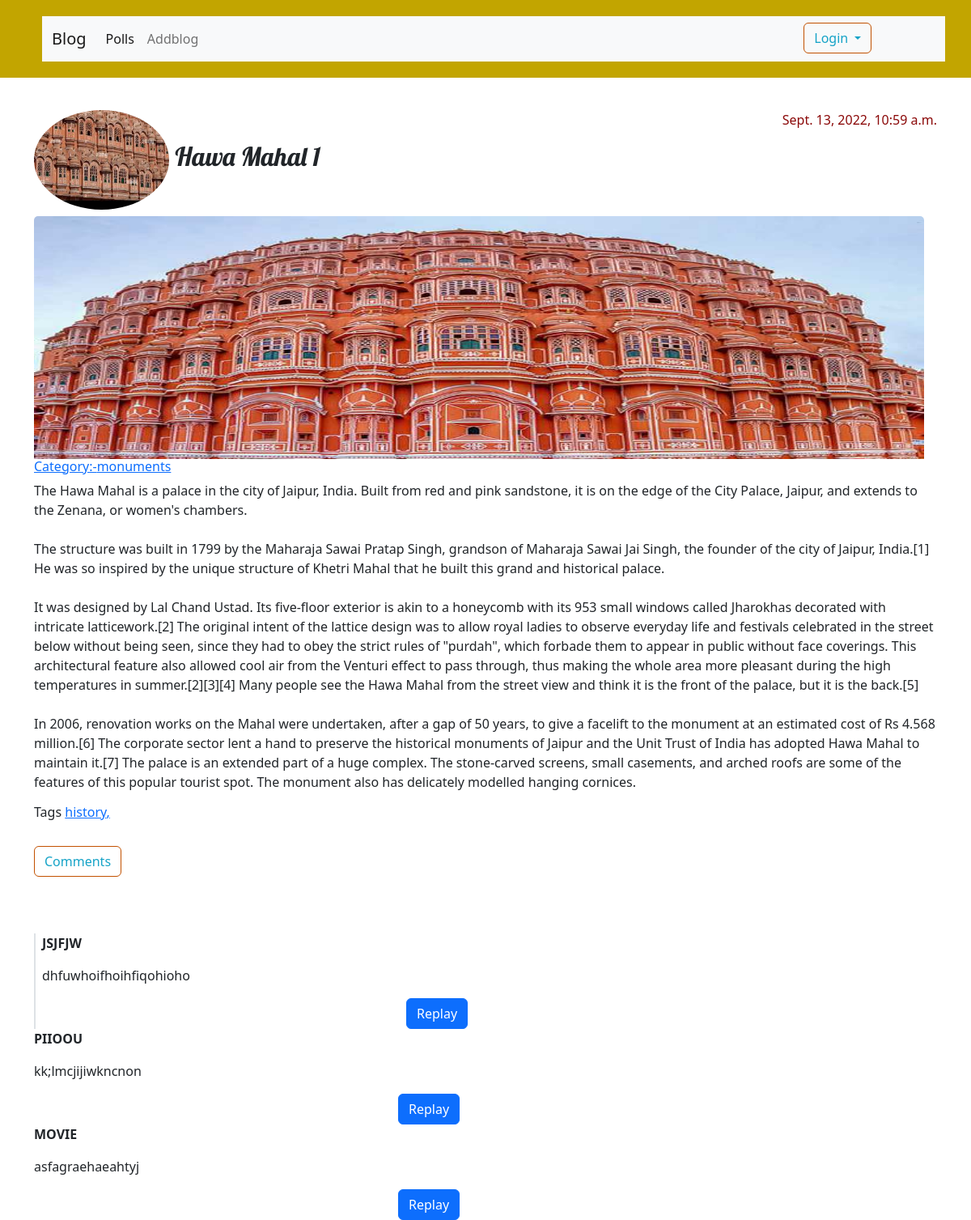
The page /post/hawa-mahal/detail/ on the database its author committed.
### blog/models.py (models this page shows, shortened)
class Post(models.Model):
    author = models.ForeignKey(settings.AUTH_USER_MODEL, on_delete=models.CASCADE)
    title = models.CharField(max_length=200)
    text = models.TextField(null=True,blank=True)
    thumbnail = models.ImageField(upload_to='thumbnail/')
    feature = models.ImageField(upload_to ='feature/')
    created_date = models.DateTimeField(default=timezone.now)
    published_date = models.DateTimeField(blank=True, null=True)
    category = models.ForeignKey(CategoryTable,on_delete=models.CASCADE)
    tag =models.ManyToManyField(Tags)
    slug = AutoSlugField(populate_from='title' ,unique=True)

class CategoryTable(models.Model):
    name =models.CharField(max_length=250)
    slug = AutoSlugField(populate_from = 'name' ,unique=True)
    def __str__(self):
        return self.name

class Tags(models.Model):
    name =models.CharField(max_length=250)
    slug = AutoSlugField(populate_from='name',unique=True)

class Comment(models.Model):
    post = models.ForeignKey(Post, related_name='comments', on_delete=models.CASCADE)
    name = models.CharField(max_length=200,null=True, blank=True)
    email = models.EmailField(max_length=200, blank=True)
    body = models.TextField(null=True,blank=True)
    active = models.BooleanField(default=True)
    parent = models.ForeignKey('self', null=True, blank=True, on_delete= models.CASCADE ,related_name='replies')
    class meta:
        ordering = ('created')

### blog/views.py (the view, shortened to what this page needs)
# urls.py: path('post/<str:slug>/detail/', views.post_detail, name='post_detail'),
def post_detail(request, slug):
	post = get_object_or_404(Post, slug=slug)
	comments = post.comments.filter(parent__isnull=True)
	comment_form= CommentForm()
	return render(request, 'blog/post_detail.html', {'post': post, 'comments': comments,'comment_form': comment_form})

### blog/forms.py
class CommentForm(forms.ModelForm):
    class Meta:
        model = Comment
        fields = ('name', 'email', 'body')

### blog/templates/blog/post_detail.html (shortened to what this page needs)
{% extends 'blog/base.html' %}
{% block content %}
<article class="post">
    {% if post.published_date %}
    <time class="date">
        {{ post.published_date }}
    </time>
    {% endif %}
    <h2><img src="{{post.thumbnail.url}}" alt="post.title" style="border-radius: 50%; width:15%">
        {{ post.title }}</h2>
    <img src="{{post.feature.url}}" width="1100" height="300">
    <h6><a href="{% url 'category_list' slug=post.slug %}">Category:-{{ post.category }}</a></h6>
    <p>{{ post.text|linebreaksbr }}</p>
    <h6>Tags
        {% for tag in post.tag.all %}<a href="{% url 'tags_list' slug=post.slug %}">{{ tag.name }},</a>
        {% endfor %}</h6>
        <br>
        <a class="btn btn-secondary" id="btn12">Comments</a>
</article>
<div class="border-0 border-start border-2 ps-2" id="{{comment.id}}">
    {% for comment in comments %}
    <div class="comment">
        <p class="info" ><b>{{ comment.name|upper }}</b></p>
        {{ comment.body|linebreaks }}
        <input class="btn btn-primary replyb{{ forloop.counter }}" type="submit" value="Replay" id="btn11" style="margin-left:450px ;">
    </div>
</div>
{% endfor %}
{% endblock %}

### blog/static/css/blog.css (style rules this page uses)
h1, h2, h3, h4 { font-family: 'Lobster' }
.date { color: #8b0909; }
.post { margin-bottom: 70px; }
.post > .date, .post > .actions { float: right; }
.btn-secondary, .btn-secondary:visited { color: #009bc2ea; background: none; border-color: #C25100; }
img { border-radius: 5px 5px 0 0; }

### rows shown on the page
Post: published_date "Sept. 13, 2022, 10:59 a.m.", thumbnail (picture), title "Hawa Mahal 1", feature (picture), category "monuments", text "The Hawa Mahal is a palace in the city of Jaipur, India. Built from red and pink sandstone, it is on the edge of the City Palace, Jaipur, and extends to the Zenana, or women's chambers. The structure was built in 1799 by the Maharaja Sawai Pratap Singh, grandson of Maharaja Sawai Jai Singh, the founder of the city of Jaipur, India.[1] He was so inspired by the unique structure of Khetri Mahal that he built this grand and historical palace. It was designed by Lal Chand Ustad. Its five-floor exterior is akin to a honeycomb with its 953 small windows called Jharokhas decorated with intricate latticework.[2] The original intent of the lattice design was to allow royal ladies to observe everyday…"
Tags: name "history"
Comment: name "JSJFJW", body "dhfuwhoifhoihfiqohioho"
Comment: name "PIIOOU", body "kk;lmcjijiwkncnon"
Comment: name "MOVIE", body "asfagraehaeahtyj"
